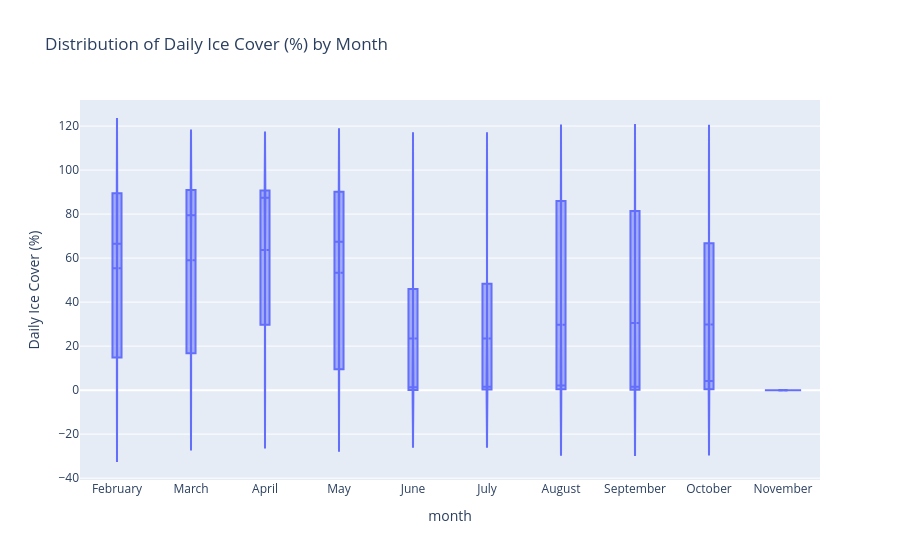

The code cell stored with this chart in its notebook:
### Code cell
# %% [code]
# 2. Violin Plot of Daily Ice Cover by Month
fig = px.violin(
    df, x='month', y=df['ice_pct']*100, 
    category_orders={'month': list(calendar.month_name)[1:]},
    box=True, points='outliers',
    labels={'y':'Daily Ice Cover (%)'},
    title='Distribution of Daily Ice Cover (%) by Month'
)
# highlight median line
fig.update_traces(meanline_visible=True)
fig.show()

### Figure 1 — Plotly figure (JSON) as saved in the notebook; plotly's stock layout.template omitted (floating-point values rounded to 4 significant figures; data arrays with more than 128 entries replaced by an {"elided": "..."} marker saying what was removed)
{"data": [{"alignmentgroup": "True", "box": {"visible": true}, "hovertemplate": "month=%{x}<br>Daily Ice Cover (%)=%{y}<extra></extra>", "legendgroup": "", "marker": {"color": "#636efa"}, "meanline": {"visible": true}, "name": "", "offsetgroup": "", "orientation": "v", "points": "outliers", "scalegroup": "True", "showlegend": false, "type": "violin", "x": {"elided": "1500 str values"}, "x0": " ", "xaxis": "x", "y": {"elided": "1500 float values"}, "y0": " ", "yaxis": "y"}], "layout": {"legend": {"tracegroupgap": 0}, "title": {"text": "Distribution of Daily Ice Cover (%) by Month"}, "violinmode": "group", "xaxis": {"anchor": "y", "categoryarray": ["January", "February", "March", "April", "May", "June", "July", "August", "September", "October", "November", "December"], "categoryorder": "array", "domain": [0, 1], "title": {"text": "month"}}, "yaxis": {"anchor": "x", "domain": [0, 1], "title": {"text": "Daily Ice Cover (%)"}}}}
